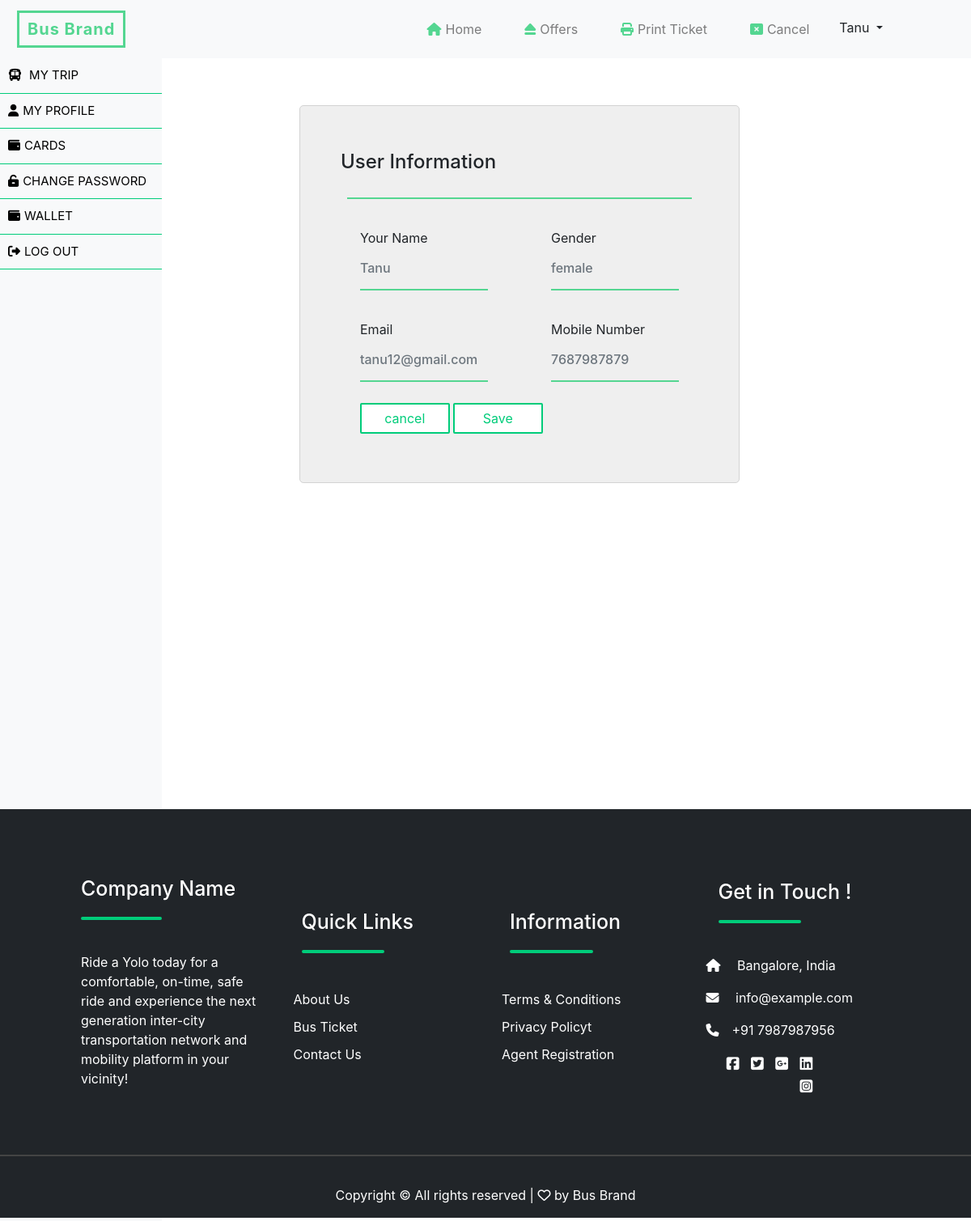
Page /profile.php (signed in) on the committed database.
### tables this page shows
CREATE TABLE `user_management` (
  `id` int(10) NOT NULL,
  `name` varchar(255) NOT NULL,
  `email` varchar(255) NOT NULL,
  `password` varchar(255) NOT NULL,
  `cpassword` varchar(255) NOT NULL,
  `gender` varchar(255) NOT NULL,
  `contact` varchar(255) NOT NULL,
  `street` varchar(1000) NOT NULL,
  `city` varchar(500) NOT NULL,
  `state` varchar(500) NOT NULL
);

### profile.php (the view, shortened to what this page needs)
<!DOCTYPE html>
<html lang="en">
<head>
  <link rel="stylesheet" href="https://stackpath.bootstrapcdn.com/bootstrap/4.5.2/css/bootstrap.min.css">
  <link rel="stylesheet" href="css/agent.css">
  <link rel="stylesheet" type="text/css" href="styles.css">
</head>
<body>
<?php
include "header.php";
?>
<div class="sidebar bg-light">
  <a href="trips.php" style="text-transform: uppercase;border-bottom: 1px solid #00cc7a;font-size: 15px"><i class="fas fa-bus " style="margin-right: 5px;color: black"></i> My Trip</a>
  <a href="profile.php" style="text-transform: uppercase;border-bottom: 1px solid #00cc7a;font-size: 15px "><i class="fas fa-user " style="margin-right: 5px;color: black"></i>My Profile</a>
  <a href="cards.php" style="text-transform: uppercase;border-bottom: 1px solid #00cc7a;font-size: 15px "><i class="fas fa-wallet " style="margin-right: 5px;color: black"></i>Cards</a>
  <a href="changepwd.php" style="text-transform: uppercase;border-bottom: 1px solid #00cc7a;font-size: 15px "><i class="fas fa-unlock-alt " style="margin-right: 5px;color: black"></i>Change Password</a>
  <a href="wallet.php" style="text-transform: uppercase;border-bottom: 1px solid #00cc7a;font-size: 15px "><i class="fas fa-wallet " style="margin-right: 5px;color: black"></i>Wallet</a>
  <a href="#" style="text-transform: uppercase;border-bottom: 1px solid #00cc7a;font-size: 15px "><i class="fas fa-sign-out-alt " style="margin-right: 5px;color: black"></i>Log Out</a>
</div>
<div class="content">
<?php
$con = mysqli_connect('localhost','root','','bus_reservation');
$email = $_SESSION['email'];
$sql= "SELECT name,gender,email,contact FROM user_management where email='$email' ";
$res = mysqli_query($con,$sql)or die("data not fetch" . mysqli_error($con));
if($res->num_rows == 1){
while($result=mysqli_fetch_assoc($res)){
?>
  <div class="row">
    <div class="col-md-12" style="overflow: hidden;" >
      <div class="input_box">
        <h4 >User Information</h4>
        <hr class="mx-2 p-b-2">
        <div class="row">
          <div class="col-sm-6">
             <p class="ml-4" style="font-size: 12pt;">Your Name</p>
                <h6 class="text-muted ml-4"><?php echo $result['name']; ?></h6>
                <hr class="mx-4">
          </div>
          <div class="col-sm-6 ">
              <p class="ml-4" style="font-size: 12pt;">Gender</p>
                <h6 class="text-muted ml-4"><?php echo $result['gender']; ?></h6>
                <hr class="mx-4">
          </div>
        </div>
        <div class="row">
          <div class="col-sm-6">
             <p class="ml-4" style="font-size: 12pt;">Email</p>
             <h6 class="text-muted ml-4"><?php echo $result['email']; ?></h6>
             <hr class="mx-4">
          </div>
          <div class="col-sm-6">
             <p class="ml-4" style="font-size: 12pt;">Mobile Number</p>
             <h6 class="text-muted ml-4"><?php echo $result['contact']; ?></h6>
             <hr class="mx-4">
          </div>
        </div>
        <div>
            <button class="btn btn-success ml-4">cancel</button>
            <button class="btn btn-success">Save</button>
        </div>
      </div>
    </div>
  </div>
   <?php } }?>
</div>
<footer  style="background-color: #212529;position: relative;overflow: hidden;">
  <div>
    <div class="row" style="padding: 50px 100px 50px 100px">
      <div class="col-md-3">
        <h3 class="heading" style="">Company Name<hr class="break_tag"></h3>
        <p class="company_detail" style="float: left;">Ride a Yolo today for a comfortable, on-time, safe ride and experience the next generation inter-city transportation network and mobility platform in your vicinity!</p>
      </div>
      <div class="col-md-3">
        <h3 class="heading col-md-12">Quick Links<hr class="break_tag"></h3>
        <div style="">
          <ul style="color: white;list-style: none;padding: 0;margin: 0">
            <li class="list" style="padding: 5px;cursor: pointer;">About Us</li>
            <li class="list" style="padding: 5px;cursor: pointer;">Bus Ticket</li>
            <li class="list" style="padding: 5px;cursor: pointer;">Contact Us</li>
          </ul>
        </div>
      </div>
      <div class="col-md-3">
        <h3 class="heading col-md-12">Information<hr class="break_tag"></h3>
        <div style="">
          <ul style="color: white;list-style: none;padding: 0;margin: 0">
            <li class="list" style="padding: 5px;cursor: pointer;">Terms & Conditions</li>
            <li class="list" style="padding: 5px;cursor: pointer;">Privacy Policyt</li>
            <li class="list" style="padding: 5px;cursor: pointer;">Agent Registration</li>
          </ul>
        </div>
      </div>
      <div class="col-md-3">
        <h3 class="heading col-md-12">Get in Touch !<hr class="break_tag"></h3>
        <div style="color: white">
           <p><i class="fas fa-home mr-3"></i> Bangalore, India</p>
           <p><i class="fas fa-envelope mr-3"></i> info@example.com</p>
           <p><i class="fas fa-phone mr-3"></i>+91 7987987956</p>
        </div>
         <div class="col-lg-8 text-center text-md-right" style="color: white; ">
         <i class="fab fa-facebook-square social_icon" style="padding: 5px ;font-size: 18px;margin: 0;cursor: pointer;"></i>
          <i class="fab fa-twitter-square social_icon" style="padding: 5px;font-size: 18px;margin: 0;cursor: pointer;"></i>
          <i class="fab fa-google-plus-square social_icon" style="padding: 5px;font-size: 18px;margin: 0;cursor: pointer;"></i>
          <i class="fab fa-linkedin social_icon" style="padding: 5px;font-size: 18px;margin: 0;cursor: pointer;"></i>
          <i class="fab fa-instagram-square social_icon" style="padding: 5px;font-size: 18px;margin: 0;cursor: pointer;"></i>
        </div>
      </div>
    </div><hr style="border:1px solid #444444">
  </div>
    <div class="container">
      <div class="row">
        <div class="col-md-12">
          <p class="text-center" style="color: white">Copyright &copy;
            All rights reserved |
           <i class="fa fa-heart-o" aria-hidden="true"></i> by
            <a href=" " target="_blank">Bus Brand</a></p>
        </div>
      </div>
    </div>
</footer>
</body>
</html>

### header.php (shortened to what this page needs)
<?php
$con = mysqli_connect('localhost','root','','bus_reservation');
?>
<!DOCTYPE html>
<html>
<head>
  <link rel="stylesheet" href="https://stackpath.bootstrapcdn.com/bootstrap/4.5.2/css/bootstrap.min.css">
  <link rel="stylesheet" href="styles.css">
</head>
<body>
<div class="container-fluid">
  <nav class="mb-1 navbar fixed-top navbar-expand-lg navbar-light bg-light">
    <div class="bus-brand navbar-brand">
      <strong><a href="index.html">
          Bus Brand
        </a></strong>
    </div>
    <div class="collapse navbar-collapse" id="nav_bar" style="margin-right: 80px;">
      <ul class="navbar-nav ml-auto nav-flex-icons">
        <li class="nav-item">
          <a class="nav-link px-4" href="htmlboiler.php">
            <i class="fas fa-home icon"></i>Home</a>
        </li>
        <li class="nav-item">
          <a class="nav-link px-4" href="offers.php">
            <i class="fas fa-eject icon"></i>Offers</a>
        </li>
        <li class="nav-item">
          <a class="nav-link px-4" href="printticket.php">
            <i class="fas fa-print icon"></i>Print Ticket</a>
        </li>
        <li class="nav-item">
          <a class="nav-link px-4" href="cancel.php">
            <i class="fas fa-window-close icon"></i>Cancel</a>
        </li>
        <li>
          <div class="dropdown">
          <button class="btn btn-default dropdown-toggle" type="button" data-toggle="dropdown">
            <?php
                      $email=$_SESSION['email'];
                      $q = "SELECT * FROM user_management WHERE email='$email'";
                      $res=mysqli_query($con,$q);
                      $result=mysqli_fetch_array($res);
                      echo $result['name'];
                    ?>
            <span class="caret"></span></button>
        </div>
      </li>
      </ul>
    </div>
  </nav>
</div>
</body>
</html>

### css/agent.css (style rules this page uses)
ul, li { margin: 0; padding: 0; }
body { width: 100%; margin: 0; padding: 0; height: auto; display: inline-block; position: relative; background: #fff; }
.bus-brand a { color: #0DBB02; font-size: 20px; letter-spacing: 1px; text-decoration: none; }
.bus-brand { border: 3px solid #54d691; transition: all 2s; float: left; line-height: 20px; padding: 10px; margin: 5px; }
.icon { padding: 5px; color: #54d691; }
.container-fluid { width: 100%; padding: 0 13%; border: hidden; }
ul { display:inline-block; margin-block-start: 1em; margin-block-end: 1em; margin-inline-start: 0px; margin-inline-end: 0px; padding-inline-start: 40px }
h3 { float: left; margin: 5px 20px 0 0; padding: 0; }

### styles.css (style rules this page uses)
ul, li { margin: 0; padding: 0; }
body { width: 100%; margin: 0; padding: 0; height: auto; display: inline-block; position: relative; background: #fff; }
.bus-brand a { color: #54d691; font-size: 20px; letter-spacing: 1px; text-decoration: none; }
.bus-brand { border: 3px solid #54d691; transition: all 2s; float: left; line-height: 20px; padding: 10px; margin: 5px; }
.icon { padding: 5px; color: #54d691; }
a { color: white; }
footer { background-color: #1f1e1e; width: auto; }
hr { border-top: 2px solid #54d691; }
.row { align-items: center; justify-content: center; padding-top: 20px; }

### profile.php (style rules this page uses)
body { margin: 0; }
.sidebar { margin: 0; padding: 0; padding-top: 6%; width: 200px; background-color: #f1f1f1; position: fixed; height: 100%; overflow: auto; }
.sidebar a { display: block; color: black; padding: 10px; text-decoration: none; background-color: }
div.content { margin-left: 200px; padding: 100px 160px; height: 1000px; }
.input_box { display: flex; flex-direction: column; padding: 50px; margin: 10px; width: 80%; border: 1px solid lightgrey; justify-content: space-around; background-color: #efefef; box-shadow: 0 0 0 0.8; border-radius: 5px; }
.input_box h4 { padding: 5px 0; }
.input_box button { padding: 5px; width: 25%; margin: 10px 0; border: 2px solid #00cc7a; border-radius: 2px; outline: none; color: #00cc7a; background-color: white; overflow: hidden; }
.heading { color: white; margin: 10% 0 20px 0; padding: 10px 0 20px 0; font-size: 25px }
.company_detail { color: white }
.break_tag { border: 2px solid #00cc7a; margin: 20px 0 0 0 ; padding: 0; width: 50%; border-radius: 10px }

### rows in the picture
user_management: name "Tanu", gender "female", email "tanu12@gmail.com", contact "7687987879"
